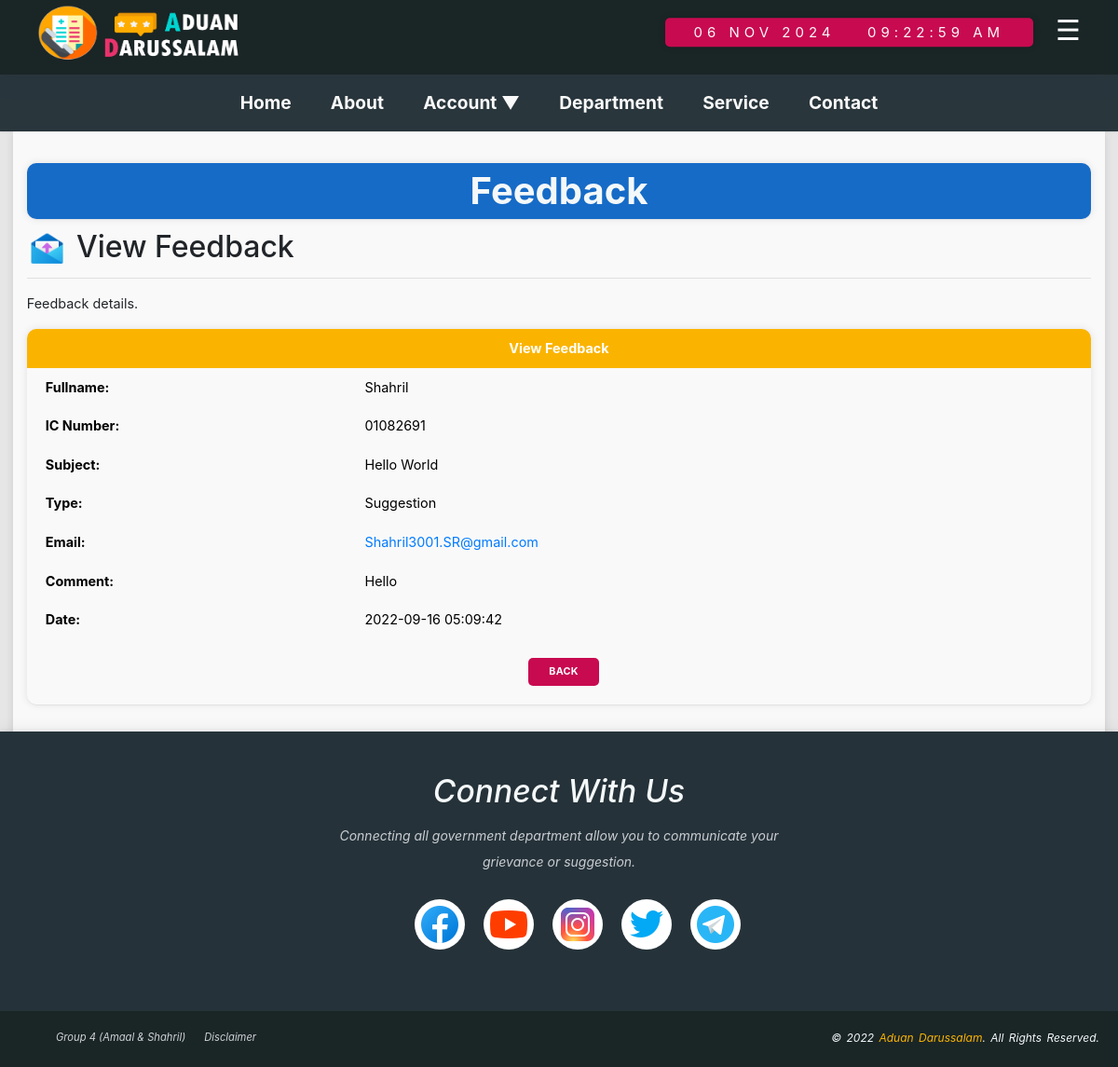
Page /admin-viewfeedback.php?feedbackID=1 on the committed database.
### tables this page shows
CREATE TABLE `feedback` (
  `feedbackID` int(100) NOT NULL,
  `citizenName` varchar(100) NOT NULL,
  `citizenIC` varchar(11) NOT NULL,
  `subjectF` varchar(100) NOT NULL,
  `feedbackType` varchar(10) NOT NULL,
  `emailF` varchar(100) NOT NULL,
  `commentF` varchar(250) NOT NULL,
  `dateF` datetime NOT NULL
);

### connection.php (called while the page is built)
<?php
	function dbconn(){
		try {
			$host = "localhost";
			$dbname = "citizenportaldb";
			$username = "admin";
			$password = '1234';
			$dsn = "mysql:host=".$host.";dbname=".$dbname."";
			$connection = new PDO($dsn, $username, $password);
			$connection->setAttribute(PDO::ATTR_ERRMODE, PDO::ERRMODE_EXCEPTION);
			return $connection;
		}catch(PDOException $e){
			echo $e->getMessage();
			echo $e->getLine();
			echo $e->getTrace();
		}
	}
?>

### admin-viewfeedback.php (the view, shortened to what this page needs)
<!DOCTYPE html>
	<html lang="en">
	<head>
		<link rel="stylesheet" href="style.css">
		<link rel="stylesheet" type="text/css" href="vendor/bootstrap/css/bootstrap.min.css">
		<link rel="stylesheet" type="text/css" href="vendor/animate/animate.css">
		<link rel="stylesheet" type="text/css" href="vendor/select2/select2.min.css">
		<link rel="stylesheet" type="text/css" href="vendor/daterangepicker/daterangepicker.css">
		<link rel="stylesheet" type="text/css" href="vendor/slick/slick.css">
		<link rel="stylesheet" type="text/css" href="vendor/lightbox2/css/lightbox.min.css">
	</head>
	<body>
			<div id="wrapper">
				<?php
					include 'header_bar.php';
					include 'navigation_bar.php';
				?>
				<main>
					<div class="main-container">
						<div>
							<h1 class="title-container">Feedback</h1>
							<img src='icon/icons8-feedback-96.png' class='statbox-title-img'/>
							<h2 class='statbox-title-h2'>View Feedback</h2>
							<hr>
							<div class="task-container">
								<?php
										$feedbackID=$_GET['feedbackID'];
										include 'connection.php';
										$feedBackquery = dbConn()->prepare("SELECT * FROM feedback WHERE feedbackID='$feedbackID'");
										$feedBackquery->execute();
										$feedbacks = $feedBackquery->fetchAll(PDO::FETCH_OBJ);
										foreach($feedbacks as $feedback){
											$citizenName = $feedback->citizenName;
											$citizenIC = $feedback->citizenIC;
											$subjectF = $feedback->subjectF;
											$feedbackType = $feedback->feedbackType;
											$emailF = $feedback->emailF;
											$commentF = $feedback->commentF;
											$dateF = $feedback->dateF;
										echo "
											<p>Feedback details.</p>
											<form>
												<table id='formtable'>
													<tr>
														<th colspan='2'>View Feedback</th>
													</tr>
													<tr>
														<td width='30%'><b>Fullname:</b></td>
														<td>$citizenName</td>
													</tr>
													<tr>
														<td width='30%'><b>IC Number:</b></td>
														<td>$citizenIC</td>
													</tr>
													<tr>
														<td><b>Subject:</b></td>
														<td>$subjectF</td>
													</tr>
													<tr>
														<td><b>Type:</b></td>
														<td>$feedbackType</td>
													</tr>
													<tr>
														<td><b>Email:</b></td>
														<td><a href='mailto:$emailF'>$emailF</a></td>
													</tr>
													<tr>
														<td><b>Comment:</b></td>
														<td>$commentF</td>
													</tr>
													<tr>
														<td><b>Date:</b></td>
														<td>$dateF</td>
													</tr>
													<tr>
														<td style='border:none;' colspan='2'  id='buttonrow'>
															<center><input id='backBtn' class='button' type='button' name='back' value='Back' onclick='goBack()'></center>
														</td>
													</tr>
												</table>
											</form>
										";
									}
								?>
							</div>
						</div>
					</div>
				</main>
				<footer>
					<?php
						include 'footer_bar.php';
					?>
		    </footer>
			</div>
	</body>
</html>

### style.css (style rules this page uses)
body { min-height: 100vh; padding: 0; }
h1 { margin: 0; font-size:2em; line-height: 200%; text-shadow: #cccccc; }
.title-container { margin-top: 0.5em; margin-bottom: 0.3em; padding: 0.2em; background-color: #166BC7; color: #F4F8F9; font-weight: bold; text-transform: capitalize; text-shadow: #cccccc; border-radius:10px; box-shadow: rgba(17, 17, 26, 0.05) 0px 1px 0px, rgba(17, 17, 26, 0.1) 0px 0px 8px; }
main { margin: 0; padding-top: 0; padding-bottom: 0; padding-left: 1em; padding-right: 1em; font-size: 90%; background-color: #E6E6E6; }
.main-container { text-align: center; background-color: #F9F9F9; box-shadow: rgba(99, 99, 99, 0.2) 0px 2px 8px 0px; padding: 1em; }
.statbox-title-h2 { text-align: left; }
.statbox-title-img { display: block; float: left; width: 3em; height: 3em; margin-right: 10px; }
img { border:0; }
footer { bottom: 0; left: 0; right: 0; height: auto; width: 100%; padding-top: 40px; text-align: left; font-size:0.70em; font-style: italic; color: #F4F8F9; background-color: #253239; box-shadow: 0 4px 8px 0 rgba(0, 0, 0, 0.2), 0 6px 20px 0 rgba(0, 0, 0, 0.19); }
header, nav, main, footer { display: block; }
table { border-collapse: collapse; border-radius:10px; box-shadow: rgba(17, 17, 26, 0.05) 0px 1px 0px, rgba(17, 17, 26, 0.1) 0px 0px 8px; }
tr,td, th { padding:10px; }
#buttonrow { text-align: center; }
#formtable { margin-bottom: 1em; width: 100%; text-align: justify; }
#formtable td { color:black; padding-left:20px; }
#formtable th { color:white; padding: 10px; background-color: #FAB400; border-radius:10px 10px 0 0; text-align:center; }
.task-container { text-align: left; margin-left: auto; margin-right: auto; }
#resetBtn, #cancelBtn, #backBtn, #deleteBtn { background-color: #C80A50; }
.button { background: none repeat scroll 0% 0%; background-color: #25262A; color: white; display: inline-block; padding: 8px 22px; font-size: 0.75em; letter-spacing: 0.25px; line-height: 1.3em;border-radius: 5px; text-decoration: none;border:none;text-transform: uppercase; font-weight: bold;width: auto;overflow: visible; margin: 10px; }

### rows in the picture
feedback: citizenName "Shahril", citizenIC "01082691", subjectF "Hello World", feedbackType "Suggestion", emailF "Shahril3001.SR@gmail.com", commentF "Hello", dateF "2022-09-16 05:09:42"
